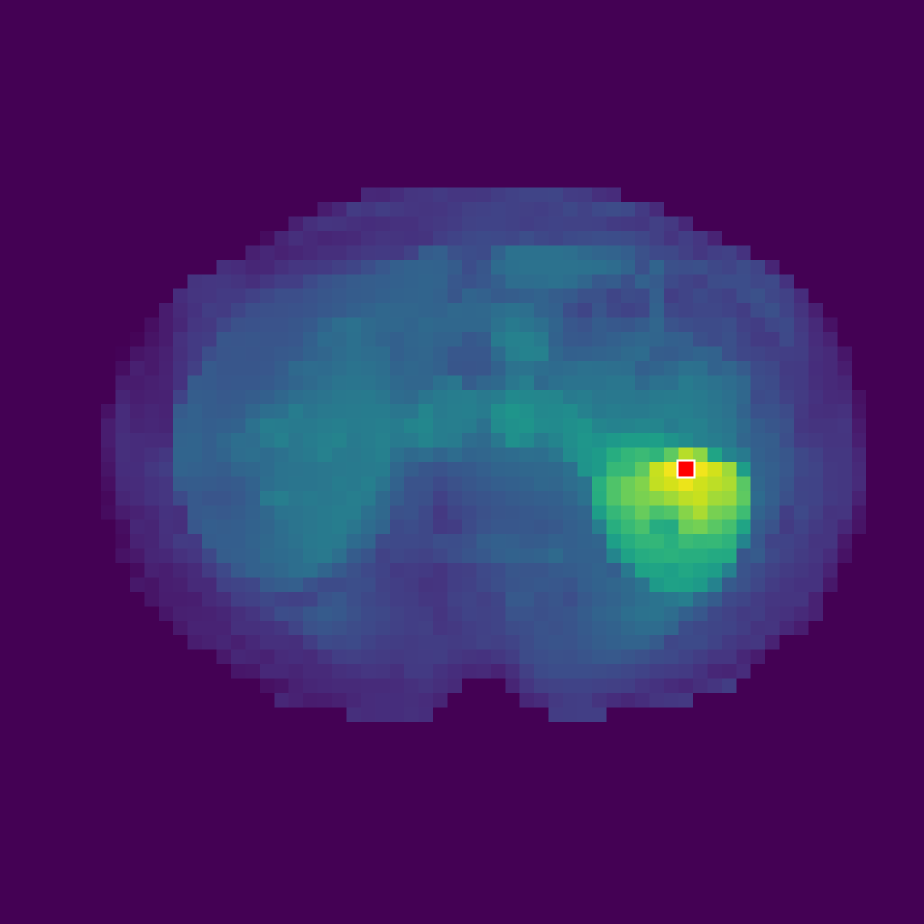
#> input picture similarity_map.png, 1848 x 1848 px (shown at 1/2 size)
$ python -i masks.py   (imports and definitions only)
#> lines starting #> are read from the running program, lines starting #| are printed output that depends on the picture
"""Mask utilities for Demo 1."""
from __future__ import annotations

import numpy as np
import torch
import torch.nn.functional as F


def _to_hw_numpy(image: np.ndarray | torch.Tensor) -> np.ndarray:
    """Return a 2D numpy image from ``[H, W]`` or single-channel ``[C, H, W]`` input."""

    if isinstance(image, torch.Tensor):
        arr = image.detach().cpu().float().numpy()
    else:
        arr = np.asarray(image)
    if arr.ndim == 3:
        if arr.shape[0] == 1:
            arr = arr[0]
        elif arr.shape[-1] == 1:
            arr = arr[..., 0]
        elif arr.shape[-1] in (3, 4):
            arr = arr[..., :3].mean(axis=-1)
        else:
            arr = arr.mean(axis=0)
    if arr.ndim != 2:
        raise ValueError(f"Expected a 2D image or single-channel image, got shape {arr.shape}")
    return arr.astype(np.float32, copy=False)


def make_foreground_mask(
    image: np.ndarray | torch.Tensor,
    *,
    min_object_frac: float = 0.01,
    closing_radius: int = 3,
    use_otsu: bool = True,
    manual_thresh: float | None = None,
    fill_internal_holes: bool = True,
    clear_border_first: bool = True,
) -> np.ndarray:
    """Build the notebook-style foreground mask for a prepared CT slice.

    The ground-truth notebook computes a body/subject mask from the displayed
    CT itself, fills interior holes, and keeps the largest cleaned component.
    This helper accepts HU, z-scored, or display-normalized slices; it
    min-maxes finite values before thresholding so the thresholds remain
    stable across those representations.
    """

    arr = _to_hw_numpy(image)
    finite = np.isfinite(arr)
    if not np.any(finite):
        return np.zeros(arr.shape, dtype=bool)

    values = arr[finite]
    lo = float(values.min())
    hi = float(values.max())
    if hi > lo:
        img = (arr - lo) / (hi - lo)
    else:
        img = np.zeros_like(arr, dtype=np.float32)
    img = np.nan_to_num(img, nan=0.0, posinf=1.0, neginf=0.0).astype(np.float32, copy=False)
    height, width = img.shape

    if manual_thresh is not None:
        threshold = float(manual_thresh)
    elif use_otsu:
        try:
            from skimage.filters import threshold_otsu

            threshold = max(float(threshold_otsu(img[finite])), 0.03)
        except Exception:
            threshold = float(np.quantile(img[finite], 0.60))
    else:
        threshold = float(np.quantile(img[finite], 0.60))

    mask = img > threshold

    try:
        from skimage.morphology import binary_closing, disk, remove_small_holes, remove_small_objects
        from skimage.segmentation import clear_border

        if clear_border_first:
            mask = clear_border(mask)
        if closing_radius > 0:
            mask = binary_closing(mask, footprint=disk(int(closing_radius)))
        if fill_internal_holes:
            try:
                from scipy.ndimage import binary_fill_holes

                mask = binary_fill_holes(mask)
            except Exception:
                mask = remove_small_holes(mask, area_threshold=int(height * width))
        mask = remove_small_holes(mask, area_threshold=max(1, int(0.002 * height * width)))
        mask = remove_small_objects(mask, min_size=max(64, int(min_object_frac * height * width)))
    except Exception:
        if fill_internal_holes:
            try:
                from scipy.ndimage import binary_fill_holes

                mask = binary_fill_holes(mask)
            except Exception:
                pass

    try:
        from skimage.measure import label

        labels = label(mask)
        if labels.max() > 0:
            sizes = np.bincount(labels.ravel())
            sizes[0] = 0
            mask = labels == int(sizes.argmax())
    except Exception:
        pass

    return mask.astype(bool, copy=False)


def mask_to_token_grid(mask: np.ndarray, patch_size: int) -> np.ndarray:
    """Max-pool a resized image-space mask onto the patch-token grid."""

    if patch_size <= 0:
        raise ValueError(f"patch_size must be positive, got {patch_size}")
    arr = np.asarray(mask)
    if arr.ndim != 2:
        raise ValueError(f"mask must be 2D, got shape {arr.shape}")
    height, width = arr.shape
    if height % patch_size or width % patch_size:
        raise ValueError(f"mask shape {arr.shape} must be divisible by patch_size={patch_size}")
    tensor = torch.from_numpy(arr.astype(np.float32, copy=False))[None, None]
    pooled = F.max_pool2d(tensor, kernel_size=patch_size, stride=patch_size)
    return (pooled[0, 0].cpu().numpy() > 0.5).astype(bool, copy=False)

>>> import cv2
>>> picture = cv2.imread('../similarity_map.png', cv2.IMREAD_GRAYSCALE)
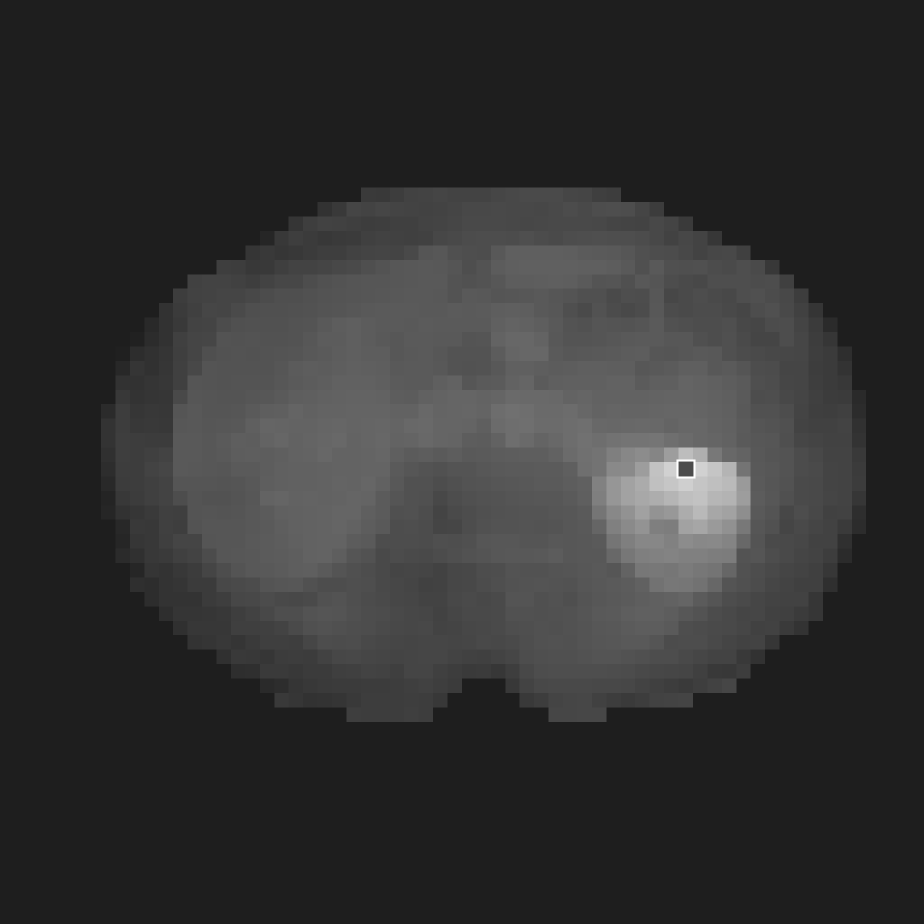
#> picture: shape (1848, 1848) (shown at 1/2 size); min 30, max 255, mean 50.6
>>> result = make_foreground_mask(picture)
#> (the run stopped early here; a loop or call above may not have finished)
